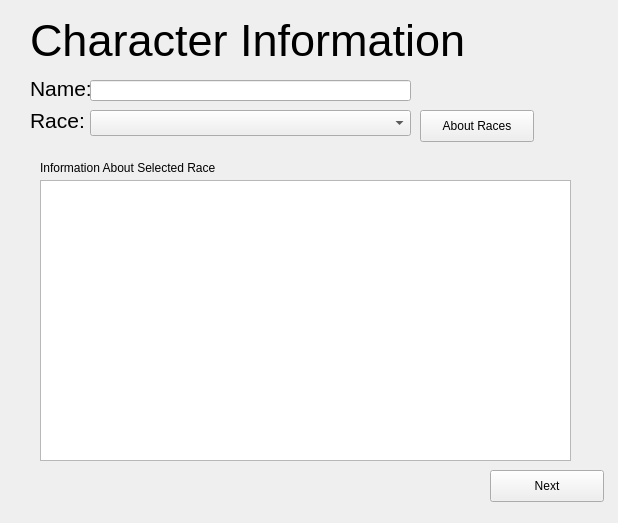
<?xml version="1.0" encoding="UTF-8"?>
<ui version="4.0">
 <class>CharacterInformation</class>
 <widget class="QWidget" name="CharacterInformation">
  <property name="geometry">
   <rect>
    <x>0</x>
    <y>0</y>
    <width>618</width>
    <height>523</height>
   </rect>
  </property>
  <property name="windowTitle">
   <string>Form</string>
  </property>
  <widget class="QLabel" name="lblTitle">
   <property name="geometry">
    <rect>
     <x>30</x>
     <y>20</y>
     <width>451</width>
     <height>41</height>
    </rect>
   </property>
   <property name="font">
    <font>
     <family>Arial</family>
     <pointsize>34</pointsize>
    </font>
   </property>
   <property name="text">
    <string>Character Information</string>
   </property>
  </widget>
  <widget class="QLabel" name="lblName">
   <property name="geometry">
    <rect>
     <x>30</x>
     <y>80</y>
     <width>62</width>
     <height>16</height>
    </rect>
   </property>
   <property name="font">
    <font>
     <family>Arial</family>
     <pointsize>16</pointsize>
    </font>
   </property>
   <property name="text">
    <string>Name: </string>
   </property>
  </widget>
  <widget class="QLabel" name="lblRace">
   <property name="geometry">
    <rect>
     <x>30</x>
     <y>105</y>
     <width>62</width>
     <height>31</height>
    </rect>
   </property>
   <property name="font">
    <font>
     <family>Arial</family>
     <pointsize>16</pointsize>
    </font>
   </property>
   <property name="text">
    <string>Race: </string>
   </property>
  </widget>
  <widget class="QLineEdit" name="lineName">
   <property name="geometry">
    <rect>
     <x>90</x>
     <y>80</y>
     <width>321</width>
     <height>21</height>
    </rect>
   </property>
  </widget>
  <widget class="QComboBox" name="cmbRace">
   <property name="geometry">
    <rect>
     <x>90</x>
     <y>110</y>
     <width>321</width>
     <height>26</height>
    </rect>
   </property>
  </widget>
  <widget class="QTextBrowser" name="RaceInformation">
   <property name="geometry">
    <rect>
     <x>40</x>
     <y>180</y>
     <width>531</width>
     <height>281</height>
    </rect>
   </property>
   <property name="font">
    <font>
     <family>Arial</family>
    </font>
   </property>
   <property name="html">
    <string>&lt;!DOCTYPE HTML PUBLIC &quot;-//W3C//DTD HTML 4.0//EN&quot; &quot;http://www.w3.org/TR/REC-html40/strict.dtd&quot;&gt;
&lt;html&gt;&lt;head&gt;&lt;meta name=&quot;qrichtext&quot; content=&quot;1&quot; /&gt;&lt;style type=&quot;text/css&quot;&gt;
p, li { white-space: pre-wrap; }
&lt;/style&gt;&lt;/head&gt;&lt;body style=&quot; font-family:'Arial'; font-size:9pt; font-weight:400; font-style:normal;&quot;&gt;
&lt;p style=&quot;-qt-paragraph-type:empty; margin-top:0px; margin-bottom:0px; margin-left:0px; margin-right:0px; -qt-block-indent:0; text-indent:0px; font-size:13pt;&quot;&gt;&lt;br /&gt;&lt;/p&gt;&lt;/body&gt;&lt;/html&gt;</string>
   </property>
  </widget>
  <widget class="QPushButton" name="btnNext">
   <property name="geometry">
    <rect>
     <x>490</x>
     <y>470</y>
     <width>114</width>
     <height>32</height>
    </rect>
   </property>
   <property name="text">
    <string>Next</string>
   </property>
  </widget>
  <widget class="QPushButton" name="btnCompare">
   <property name="geometry">
    <rect>
     <x>420</x>
     <y>110</y>
     <width>114</width>
     <height>32</height>
    </rect>
   </property>
   <property name="text">
    <string>About Races</string>
   </property>
  </widget>
  <widget class="QLabel" name="lblExtraInfo">
   <property name="geometry">
    <rect>
     <x>40</x>
     <y>160</y>
     <width>221</width>
     <height>16</height>
    </rect>
   </property>
   <property name="font">
    <font>
     <family>Arial</family>
    </font>
   </property>
   <property name="text">
    <string>Information About Selected Race</string>
   </property>
  </widget>
 </widget>
 <resources/>
 <connections/>
</ui>
